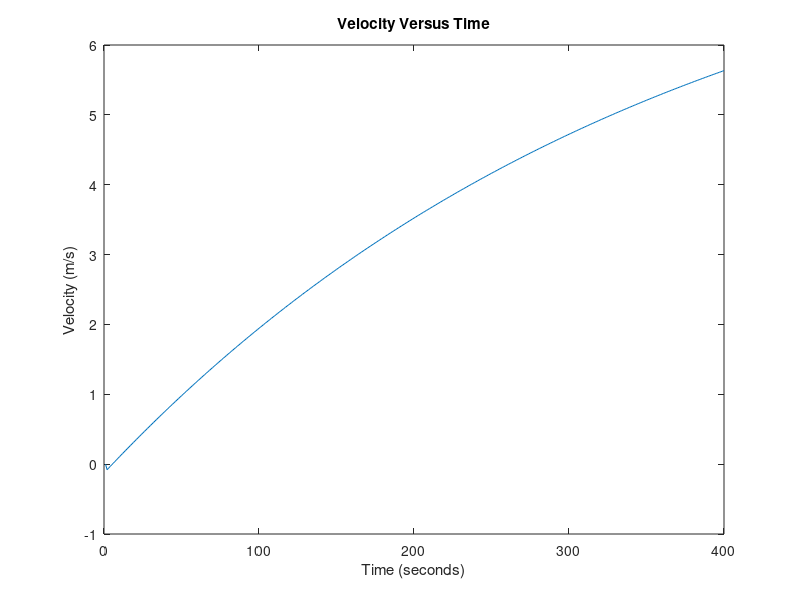

Here is the MATLAB script that generated this plot:
%% Time it takes for electric motorcycle to go 1/4 mile

%% Constants
dist = 0.25; % miles
dist = dist*1.60934*1000; % meters
g = 9.81;
thetag = 0; % assume perfectly flat ground

%% Chassis Specs (Honda 2005/2006 VTX1300)
dryWeight = 669; % lbs
passengerWeight = 150; % lbs
meq = dryWeight+passengerWeight; % lbs
meq = meq*0.453592; % kg
A = 29.66; % nt
C = 0.0317; % nt/(km/hr)^2
C = C*0.277778*0.277778; % nt/(m/s)^2
B = 1; % EPA parameters list does not include B paramter
wheelDiameter = 17; % inches
rw = 0.5*wheelDiameter*0.0254; % meters 
Ngb = 3;
ngb = 0.9;

%% GM42BLF 40-128-H Motor Specs
ratedSpeed = 3000; % RPM
ratedSpeed = rw*2*pi/60*ratedSpeed; % m/s
ratedTorque = 8.9; % Ounce/in
ratedTorque = 3.06284781131666638; % Newton meters
ratedPower = 20000; % Watts (increased from rated 20 Watts)
Jax = 2.4e-6; % kg.m^2

%% Vehicle Acceleration
Vm = zeros(1, 400);
Vm(1) = 0;
for i = 2:1:400
    if (Vm(i) < ratedSpeed)
        Tr(i) = ratedTorque;
    else
        Tr(i) = ratedPower*rw/Vm(i);
    end
    % time vector is in seconds, time difference between calculated
    % velocities = 1 second
    Vm(i) = Vm(i-1) + (Ngb*ngb*Tr(i-1)-rw*(A+meq*g*sind(thetag)+B*(Vm(i-1))+C*(Vm(i-1)^2)))/(rw*meq + Jax/rw); % m/s
end

time = [1:1:400];
plot(time, Vm)
title('Velocity Versus Time')
ylabel('Velocity (m/s)')
xlabel('Time (seconds)')

% Integrate velocity over time to determine distance traveled
for i = 2:1:400
    distance(i) = trapz(time(1:i), Vm(1:i));
end

indexOfDistance = find(abs(dist - (distance))==min(abs(dist - (distance))));
distanceActuallyTraveled = distance(indexOfDistance); % in meters

timeToTravelDistance = time(indexOfDistance); % in seconds
